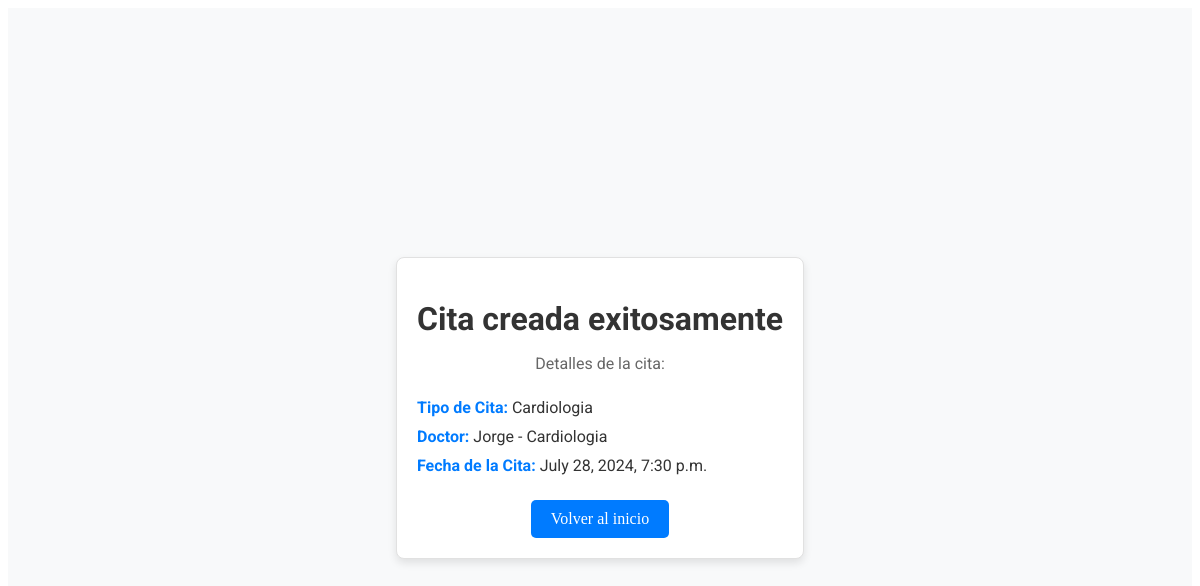
Screenshot of /appointments/success/1/ with the database file from the repository.
### appointments/models.py (models this page shows)
class Appointment(models.Model):
    doctorId = models.ForeignKey(Doctor, on_delete=models.CASCADE)
    userId = models.ForeignKey(CustomUser, on_delete=models.CASCADE)
    tipoCita = models.CharField(max_length=75)
    fechaInicio = models.DateTimeField()
    fechaFin = models.DateTimeField()

class Doctor(models.Model):
    nombre = models.CharField(max_length=40)
    apellidos = models.CharField(max_length=50)
    IPS = models.CharField(max_length=50)
    correo = models.EmailField(unique=True)
    cedula = models.CharField(max_length=20, unique=True)
    especialidad = models.CharField(max_length=50)
    def __str__(self):
        return f"{self.nombre} - {self.especialidad}"

### appointments/views.py (the view)
# urls.py: path('success/<int:appointment_id>/', views.success_view, name='success'),
def success_view(request, appointment_id):
    appointment = get_object_or_404(Appointment, id=appointment_id)
    return render(request, 'appointments/successAppointment.html', {'appointment': appointment})

### appointments/templates/appointments/successAppointment.html (shortened to what this page needs)
<!DOCTYPE html>
{% load static %}
<html lang="en">
<head>
    <link rel="stylesheet" href="{% static 'css/successAppointment.css' %}">
</head>
<body>
    <div class = "successApointment">
        <div class = "son">
            <h1>Cita creada exitosamente</h1>
            <p>Detalles de la cita:</p>
            <ul>
                <li><strong>Tipo de Cita:</strong> {{ appointment.tipoCita }}</li>
                <li><strong>Doctor:</strong> {{ appointment.doctorId }}</li>
                <li><strong>Fecha de la Cita:</strong> {{ appointment.fechaInicio }}</li>
            </ul>
            <a href="{% url 'appointments:appointmentsPage' %}">Volver al inicio</a>
        </div>
    </div>
</body>
</html>

### static/css/successAppointment.css (style rules this page uses)
.successApointment { display: flex; justify-content: center; align-items: center; height: 100vh; background-color: #f8f9fa; }
.son { text-align: center; background-color: #ffffff; padding: 20px; border: 1px solid #e1e1e1; border-radius: 8px; box-shadow: 0 4px 8px rgba(0, 0, 0, 0.1); }
.son h1 { color: #333; font-family: "Roboto", Helvetica, sans-serif; margin-bottom: 10px; }
.son p { color: #666; font-family: "Roboto", Helvetica, sans-serif; margin-bottom: 20px; }
.son ul { list-style-type: none; padding: 0; margin: 0 0 20px 0; color: #333; font-family: "Roboto", Helvetica, sans-serif; text-align: left; }
.son ul li { padding: 5px 0; }
.son ul li strong { color: #007BFF; }
.son a { display: inline-block; padding: 10px 20px; background-color: #007BFF; color: #fff; text-decoration: none; border-radius: 5px; transition: background-color 0.3s ease; }

### rows the page displays
Appointment: tipoCita "Cardiologia", doctorId "Jorge - Cardiologia", fechaInicio "July 28, 2024, 7:30 p.m."
